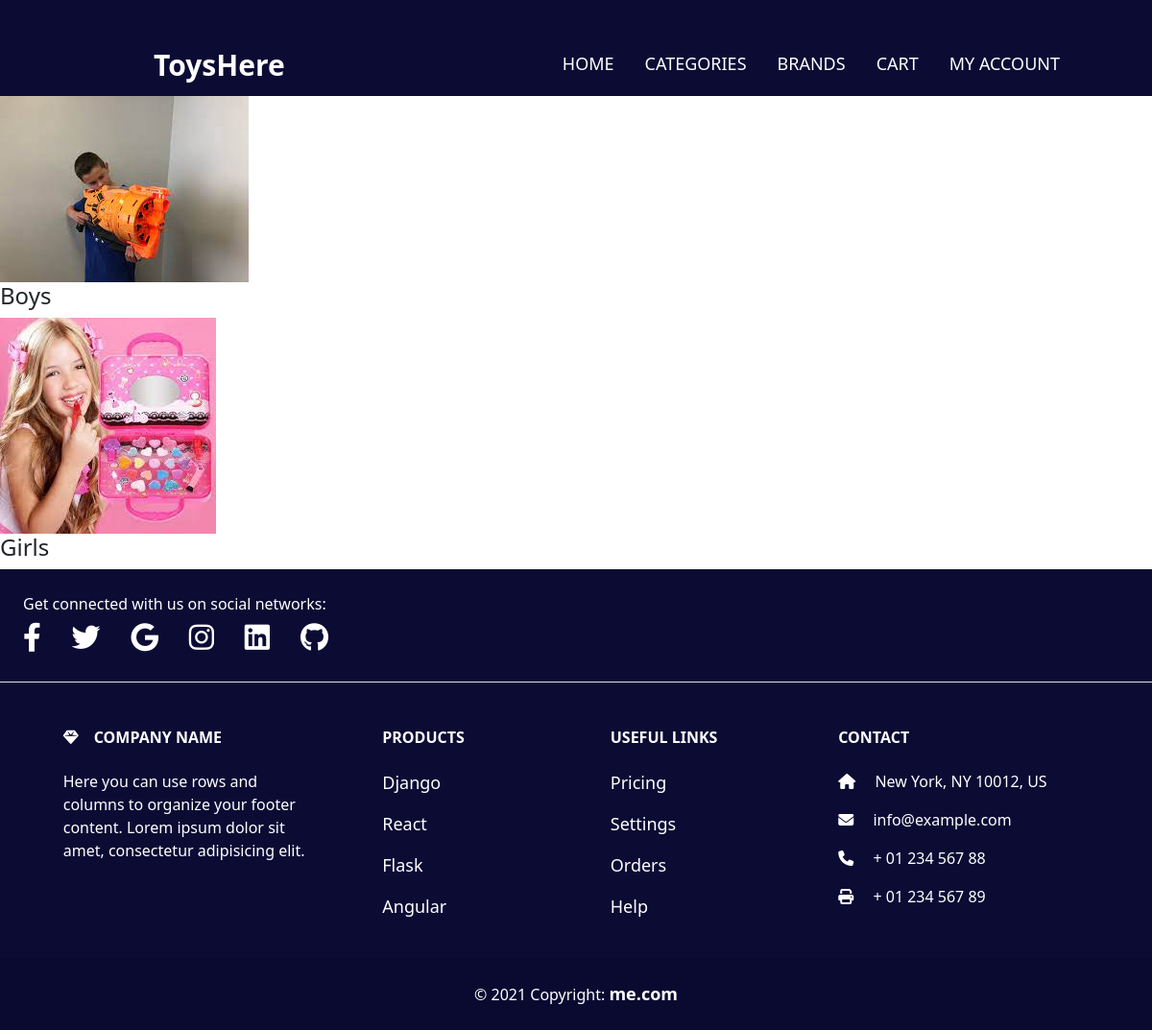
Page /category on the earlier database version.
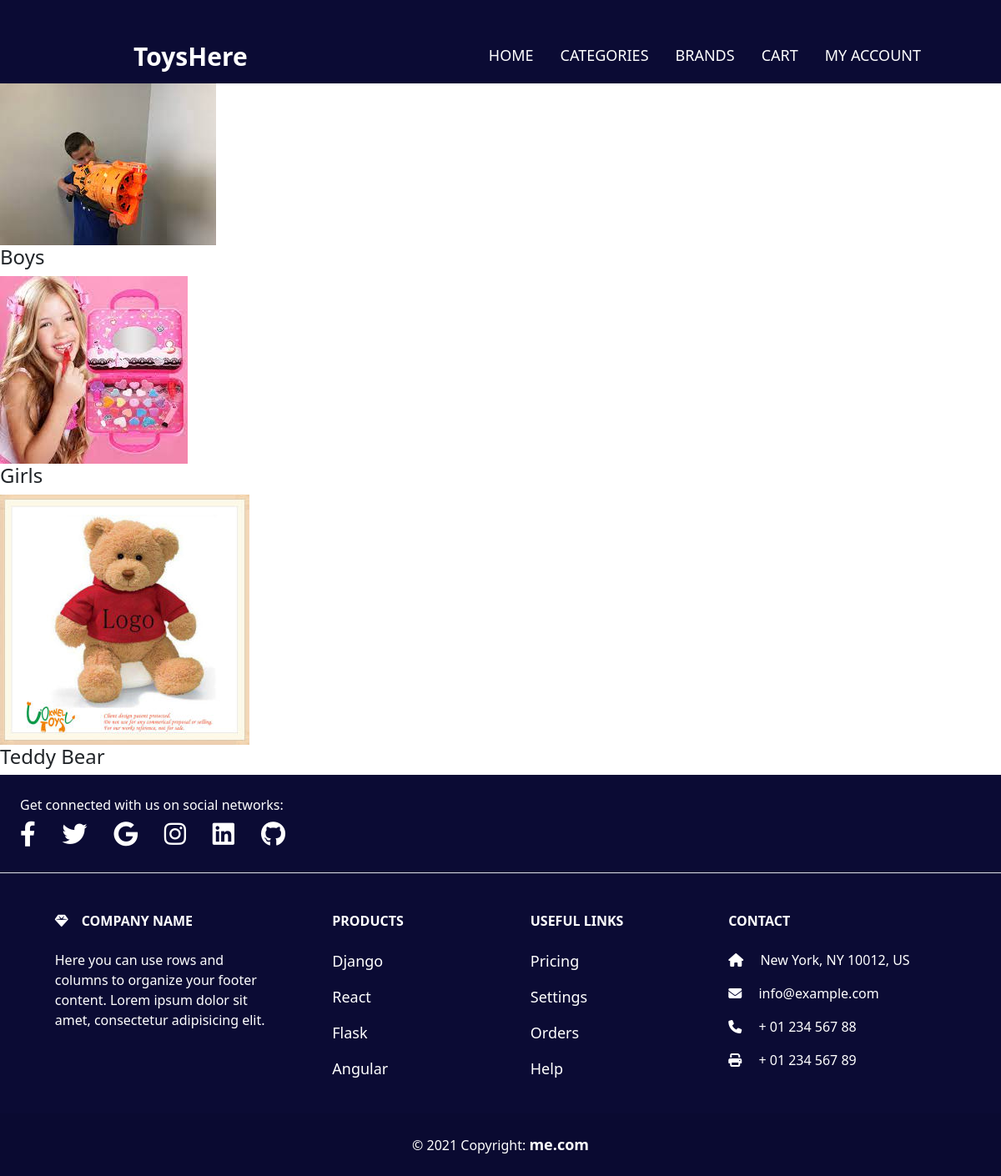
Same page on the later database version.
### Products/models.py (models this page shows, shortened)
class Category(models.Model):
    Cat_Name = models.CharField(max_length=250)
    Cat_img = models.ImageField(upload_to='Category_images/')
    class Meta:
        verbose_name = ("Category")
        verbose_name_plural = ("Categories")
        ordering = ['id']

### Products/views.py (the view)
# urls.py: path('category',views.category,name='category'),
def category(request):
    category = Category.objects.all().order_by('Cat_Name')
    Catdata = {
        'categories' : category
    }
    return render(request,'categories.html',Catdata)

### Templates/categories.html (shortened to what this page needs)
{% extends "base.html" %}
{% load static %}
{% block content %}
<!DOCTYPE html>
<html lang="en">
  <head>
  </head>
  <body>
      <section class="cat-sec">
        <div class="cat-cont">
          <div class="cat-1-row">
            <div class="sec-cat-col">
                {% if categories %}
                    {% for cat in categories %}
                    <div class="categories">
                      <div class ="cate-img">
                          <img src="/media/{{cat.Cat_img}}" alt="{{cat.Cat_Name}}" title="{{cat.Cat_Name}}" />
                      </div>
                      <div class ="cat-name">
                        <h4>{{cat.Cat_Name}}</h4>
                      </div>
                    </div>
                    {% endfor %}
                {% endif %}
            </div>
          </div>
        </div>
      </section>
  </body>
</html>
{% endblock %}

### Templates/base.html (shortened to what this page needs)
{% load static %}
<!DOCTYPE html>
<html lang="en">
  <head>
    <link rel="stylesheet" href="{% static 'style.css' %}" />
    <link rel="stylesheet" type="text/css" href="//cdn.jsdelivr.net/npm/slick-carousel@1.8.1/slick/slick.css"/>
    <link
      href="https://cdn.jsdelivr.net/npm/bootstrap@5.2.0-beta1/dist/css/bootstrap.min.css"
      rel="stylesheet"
    />
    <link rel="stylesheet" href="https://cdnjs.cloudflare.com/ajax/libs/font-awesome/6.1.1/css/all.min.css">
    <link rel="stylesheet" type="text/css" href="//cdn.jsdelivr.net/npm/slick-carousel@1.8.1/slick/slick.css"/>
  </head>
  <body>
    <header id="main-header">
      <div class="header-cont">
        <div class="logo">
          <a href="/"><strong>ToysHere</strong></a>
        </div>
        <ul class="nav">
          <li class="nav-item">
            <a class="nav-link" aria-current="page" href="/">Home</a>
          </li>
          <li class="nav-item">
            <a class="nav-link" aria-current="page" href="/category">Categories</a>
          </li>
          <li class="nav-item">
            <a class="nav-link" aria-current="page" href="/brands">brands</a>
          </li>
          <li class="nav-item">
            <a class="nav-link" aria-current="page" href="/cart">cart</a>
          </li>
          <li class="nav-item">
            <a class="nav-link" aria-current="page" href="/my-account">My Account</a>
          </li>
        </ul>
      </div>
    </header>
    {% block content %} {% endblock %}
    <footer id ="footer" class=" text-center text-lg-start bg-light text-muted">
      <section
        class="d-flex justify-content-center justify-content-lg-between p-4 border-bottom"
      >
        <div class="social me-5 d-none d-lg-block">
          <span>Get connected with us on social networks:</span>
          <div>
            <a href="" class="me-4 text-reset">
              <i class="fab fa-facebook-f"></i>
            </a>
            <a href="" class="me-4 text-reset">
              <i class="fab fa-twitter"></i>
            </a>
            <a href="" class="me-4 text-reset">
              <i class="fab fa-google"></i>
            </a>
            <a href="" class="me-4 text-reset">
              <i class="fab fa-instagram"></i>
            </a>
            <a href="" class="me-4 text-reset">
              <i class="fab fa-linkedin"></i>
            </a>
            <a href="" class="me-4 text-reset">
              <i class="fab fa-github"></i>
            </a>
          </div>
        </div>
      </section>
      <section class="">
        <div class="container text-center text-md-start mt-5">
          <div class="row mt-3">
            <div class="col-md-3 col-lg-4 col-xl-3 mx-auto mb-4">
              <h6 class="text-uppercase fw-bold mb-4">
                <i class="fas fa-gem me-3"></i>Company name
              </h6>
              <p>
                Here you can use rows and columns to organize your footer
                content. Lorem ipsum dolor sit amet, consectetur adipisicing
                elit.
              </p>
            </div>
            <div class="col-md-2 col-lg-2 col-xl-2 mx-auto mb-4">
              <h6 class="text-uppercase fw-bold mb-4">Products</h6>
              <p>
                <a href="#!" class="text-reset">Django</a>
              </p>
              <p>
                <a href="#!" class="text-reset">React</a>
              </p>
              <p>
                <a href="#!" class="text-reset">Flask</a>
              </p>
              <p>
                <a href="#!" class="text-reset">Angular</a>
              </p>
            </div>
            <div class="col-md-3 col-lg-2 col-xl-2 mx-auto mb-4">
              <h6 class="text-uppercase fw-bold mb-4">Useful links</h6>
              <p>
                <a href="#!" class="text-reset">Pricing</a>
              </p>
              <p>
                <a href="#!" class="text-reset">Settings</a>
              </p>
              <p>
                <a href="#!" class="text-reset">Orders</a>
              </p>
              <p>
                <a href="#!" class="text-reset">Help</a>
              </p>
            </div>
            <div class="col-md-4 col-lg-3 col-xl-3 mx-auto mb-md-0 mb-4">
              <h6 class="text-uppercase fw-bold mb-4">Contact</h6>
              <p><i class="fas fa-home me-3"></i> New York, NY 10012, US</p>
              <p>
                <i class="fas fa-envelope me-3"></i>
                info@example.com
              </p>
              <p><i class="fas fa-phone me-3"></i> + 01 234 567 88</p>
              <p><i class="fas fa-print me-3"></i> + 01 234 567 89</p>
            </div>
          </div>
        </div>
      </section>
      <div
        class="text-center p-4"
        style="background-color: rgba(0, 0, 0, 0.05)"
      >
        © 2021 Copyright:
        <a class="text-reset fw-bold" href="https://mdbootstrap.com/">me.com</a>
      </div>
    </footer>
  </body>
</html>

### static/style.css (style rules this page uses)
body { width: 100%; margin: 0 auto; }
header#main-header { width: 100%; height: 100px; background: #0b0b34; position: relative; }
.header-cont { display: flex; width: 80%; justify-content: space-between; position: absolute; top: 45px; left: 160px; }
.logo a { font-size: 30px; text-decoration: none; }
.header-cont a { color: #fff; }
ul.nav li { text-transform: uppercase; font-size: 18px; }
#footer { background: #0b0b34 !important; color: #fff !important; }
#footer a { text-decoration: none; font-size: 18px; }
.social a { font-size: 30px !important; }

Differences in the rows shown:
added Category: Cat_img (picture), Cat_Name "Teddy Bear"
